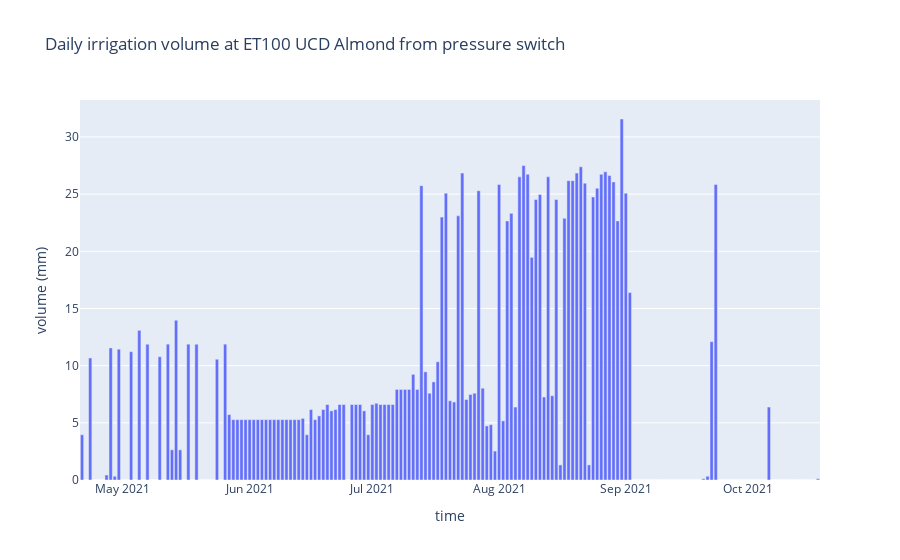

Write notebook code for a chart like this one.
### Code cell
import plotly.express as px
fig = px.bar(irrigation_hourly_ET100, x='time', y='volume (mm)', title  ='Daily irrigation volume at ET100 UCD Almond from pressure switch')
fig.show()

### Figure 1 — Plotly figure (JSON) as saved in the notebook; plotly's stock layout.template omitted (floating-point values rounded to 4 significant figures; data arrays with more than 128 entries replaced by an {"elided": "..."} marker saying what was removed)
{"data": [{"alignmentgroup": "True", "hovertemplate": "time=%{x}<br>volume (mm)=%{y}<extra></extra>", "legendgroup": "", "marker": {"color": "#636efa", "pattern": {"shape": ""}}, "name": "", "offsetgroup": "", "orientation": "v", "showlegend": false, "textposition": "auto", "type": "bar", "x": {"elided": "181 str values"}, "xaxis": "x", "y": {"elided": "181 float values"}, "yaxis": "y"}], "layout": {"autosize": true, "barmode": "relative", "legend": {"tracegroupgap": 0}, "title": {"text": "Daily irrigation volume at ET100 UCD Almond from pressure switch"}, "xaxis": {"anchor": "y", "autorange": true, "domain": [0, 1], "range": ["2021-04-20 12:00", "2021-10-18 12:00"], "title": {"text": "time"}, "type": "date"}, "yaxis": {"anchor": "x", "autorange": true, "domain": [0, 1], "range": [0, 33.23], "title": {"text": "volume (mm)"}, "type": "linear"}}}
